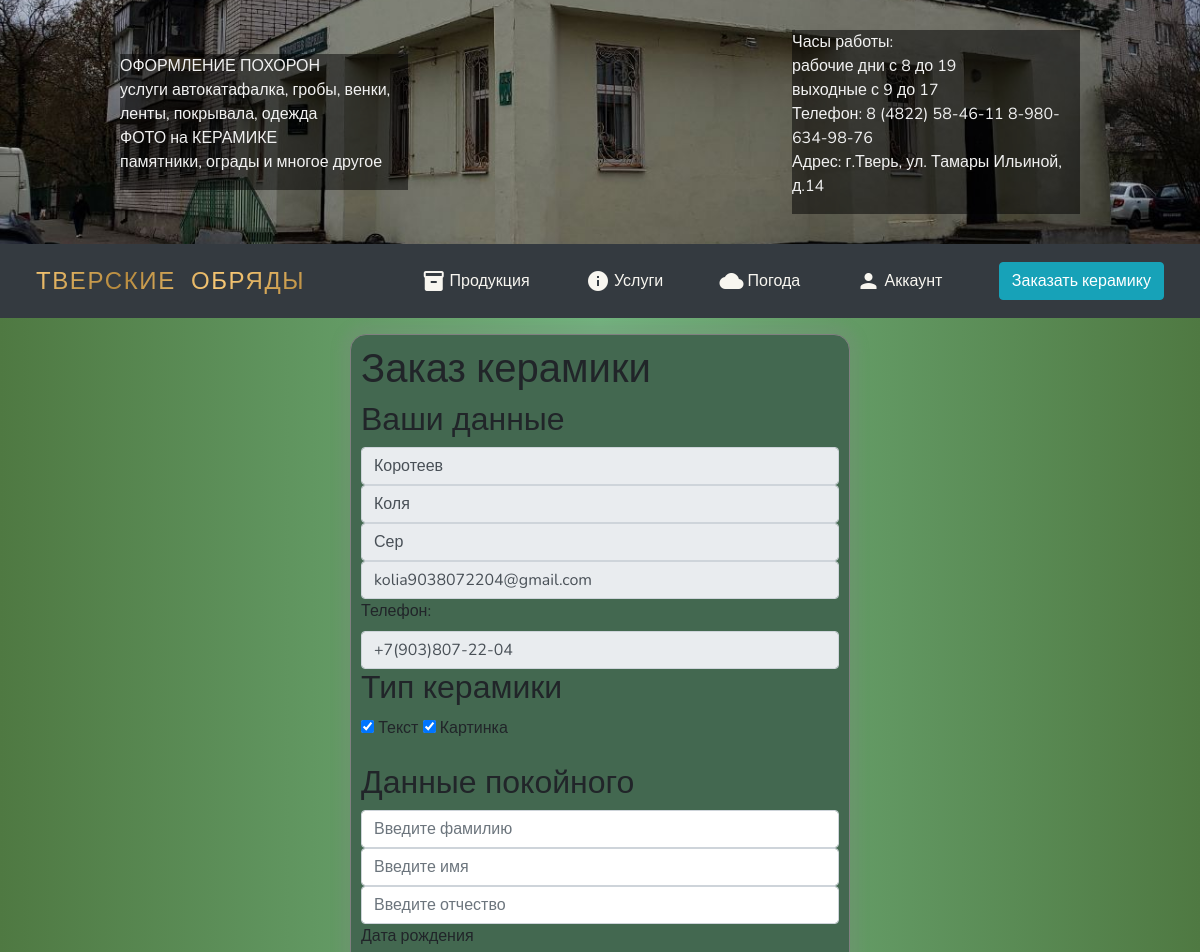
Before: /order (signed in, upper part) with the older database file.
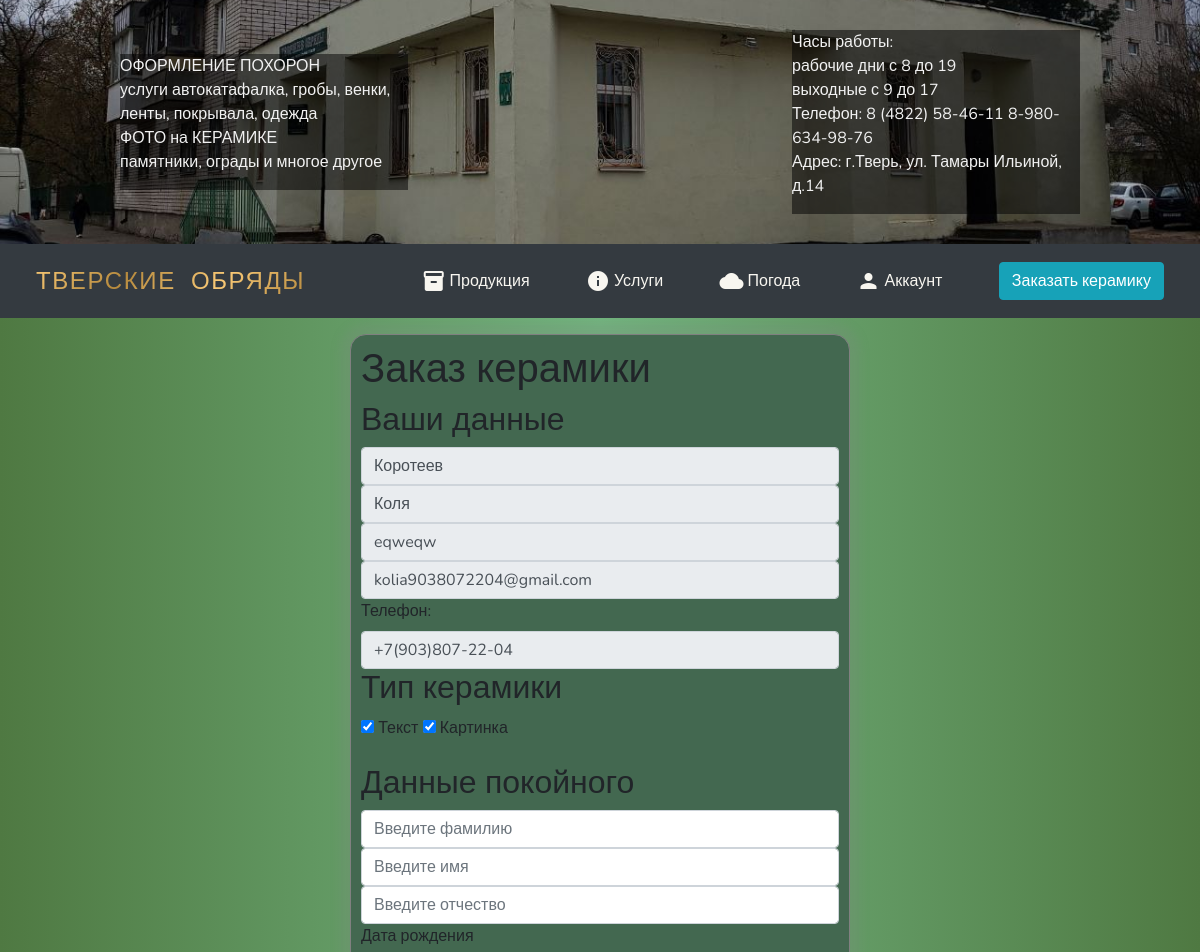
After: the same page with the newer database file.
### data/user.py (models this page shows, shortened)
class User(SqlAlchemyBase, UserMixin):
    __tablename__ = 'users'
    id = sqlalchemy.Column(sqlalchemy.Integer, primary_key=True, autoincrement=True)
    surname = sqlalchemy.Column(sqlalchemy.String, nullable=True)
    name = sqlalchemy.Column(sqlalchemy.String, nullable=True)
    patronymic = sqlalchemy.Column(sqlalchemy.String, nullable=True)
    phone = sqlalchemy.Column(sqlalchemy.String, nullable=True)
    email = sqlalchemy.Column(sqlalchemy.String,
                              index=True, unique=True, nullable=True)
    hashed_password = sqlalchemy.Column(sqlalchemy.String, nullable=True)
    created_date = sqlalchemy.Column(sqlalchemy.DateTime,
                                     default=datetime.datetime.now)
    purchase = orm.relationship("Purchase", back_populates='user')

### main.py (the view, shortened to what this page needs)
@app.route('/order', methods=['POST', 'GET'])
def order():
    if request.method == 'GET':
        return render_template('order.html', main=False, date=datetime.now())

### data/db_session.py (called while the page is built)
def create_session() -> Session:
    global __factory
    return __factory()

### main.py (called while the page is built)
@login_manager.user_loader
def load_user(user_id):
    db_sess = db_session.create_session()
    return db_sess.query(User).get(user_id)

### templates/order.html (shortened to what this page needs)
{% extends "base.html" %}
{% block content %}
    <div>
        <form class="login_form" method="post" enctype="multipart/form-data">
            <h1>Заказ керамики</h1>
            <h2>Ваши данные</h2>
            {% if current_user.is_authenticated %}
                <input class="form-control" type="text" value={{current_user.surname}} name="surname" readonly>
                <input class="form-control" type="text" value={{current_user.name}} name="name" readonly>
                <input class="form-control" type="text" value={{current_user.patronymic}} name="patronymic" readonly>
                <input type="email" class="form-control" aria-describedby="emailHelp" value={{current_user.email}} name="email" readonly>
                <label for="phone">Телефон:</label>
                <input class="form-control" type="tel" value={{current_user.phone}} pattern="[+]?[78]{1}\s?\(?[0-9]{3}\)?\s?[\-]?[0-9]{3}[\-]?[0-9]{2}[\-]?[0-9]{2}"  id="phone" name="phone" readonly/>
            {% endif %}
            <h2>Тип керамики</h2>
            <div id="sectionForm" class="form-group">
                <input type="checkbox" id="text" name="format" value="text" onchange="enable_text()" checked/>
                <label for="text">Текст</label>
                <input type="checkbox" id="image" name="format" value="image" onchange="enable_image()" checked/>
                <label for="image">Картинка</label>
            </div>
            <h2>Данные покойного</h2>
            <input class="form-control" id="dead_surname" type="text" placeholder="Введите фамилию" name="dead_surname" required>
            <input class="form-control" id="dead_name" type="text" placeholder="Введите имя" name="dead_name" required>
            <input class="form-control" id="dead_patronymic" type="text" placeholder="Введите отчество" name="dead_patronymic" required>
            <label>Дата рождения</label>
            <br>
        </form>
    </div>
{% endblock %}

Changed rows visible on the page:
changed User "Коротеев": patronymic "Сер" → "eqweqw"
